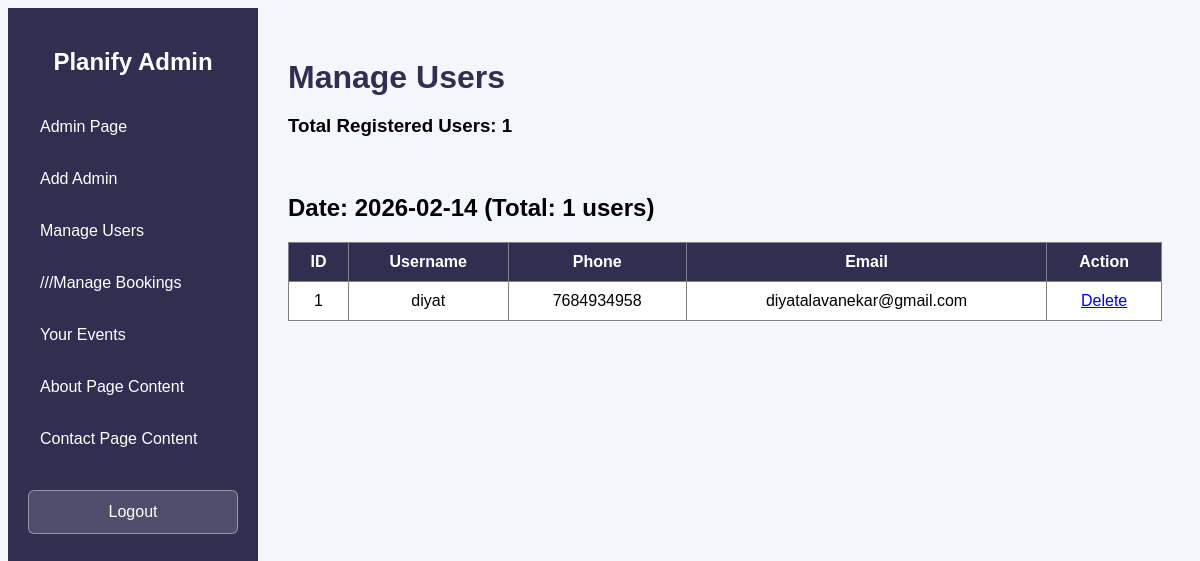
The page /admin/manage_users.php (signed in) on the database its author committed.
### tables this page shows
CREATE TABLE `users` (
  `id` int(11) NOT NULL,
  `username` varchar(100) NOT NULL,
  `email` varchar(150) NOT NULL,
  `phone` varchar(15) NOT NULL,
  `password` varchar(255) NOT NULL,
  `created_at` timestamp NOT NULL DEFAULT current_timestamp()
);

### admin/manage_users.php (the view, shortened to what this page needs)
<?php
require_once "../config/db.php";
$total_result = $conn->query("SELECT COUNT(*) AS total_users FROM users");
$total_row = $total_result->fetch_assoc();
$total_users = $total_row['total_users'];
$date_result = $conn->query("
    SELECT DATE(created_at) AS reg_date, COUNT(*) AS daily_total
    FROM users
    GROUP BY DATE(created_at)
    ORDER BY reg_date DESC
");
?>
<?php include("admin_header.php"); ?>
<?php include("admin_sidebar.php"); ?>
<div class="main-content">
    <h1>Manage Users</h1>
    <h3>Total Registered Users: <?php echo $total_users; ?></h3>
    <br>
    <?php while ($date_row = $date_result->fetch_assoc()) { ?>
        <h2>
            Date: <?php echo $date_row['reg_date']; ?>
            (Total: <?php echo $date_row['daily_total']; ?> users)
        </h2>
        <table border="1" width="100%" cellpadding="10">
            <tr>
                <th>ID</th>
                <th>Username</th>
                <th>Phone</th>
                <th>Email</th>
                <th>Action</th>
            </tr>
            <?php
            $current_date = $date_row['reg_date'];
            $user_stmt = $conn->prepare("
                SELECT id, username, phone, email
                FROM users
                WHERE DATE(created_at) = ?
                ORDER BY id DESC
            ");
            $user_stmt->bind_param("s", $current_date);
            $user_stmt->execute();
            $users_result = $user_stmt->get_result();
            while ($user = $users_result->fetch_assoc()) {
            ?>
                <tr>
                    <td><?php echo $user['id']; ?></td>
                    <td><?php echo htmlspecialchars($user['username']); ?></td>
                    <td><?php echo htmlspecialchars($user['phone']); ?></td>
                    <td><?php echo htmlspecialchars($user['email']); ?></td>
                    <td>
                        <a href="delete_user.php?id=<?php echo $user['id']; ?>"
                            onclick="return confirm('Delete this user?');">
                            Delete
                        </a>
                    </td>
                </tr>
            <?php } ?>
        </table>
        <br><br>
    <?php } ?>
</div>
<?php include("admin_footer.php"); ?>

### admin/admin.css (style rules this page uses)
* { padding: 0; box-sizing: border-box; font-family: 'Poppins', sans-serif; }
body { background-color: #f4f6fb; }
.main-content { flex: 1; padding: 30px; }
.main-content h1 { color: rgb(48, 47, 81); margin-bottom: 10px; }
table { background-color: #fff; border-collapse: collapse; }
th { background-color: rgb(48, 47, 81); color: #fff; }
th, td { padding: 10px; text-align: center; }
table { background: #fff; border-collapse: collapse; }

### rows shown on the page
users: id "1", username "diyat", phone "7684934958", email "diyatalavanekar@gmail.com"

### other values the page prints
$total_users "1"
$date_row['reg_date'] "2026-02-14"
$date_row['daily_total'] "1"
